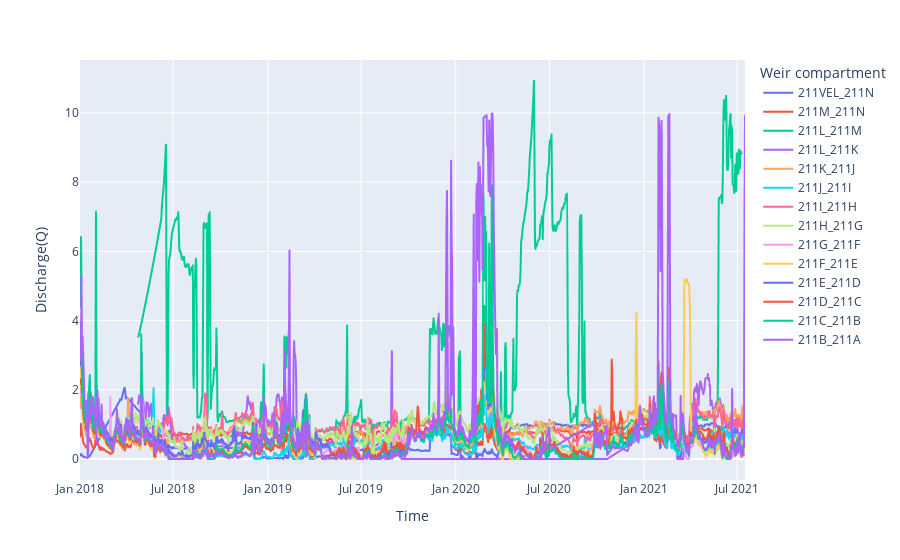

This figure's notebook cell:
### Code cell
import plotly.express as px 

fig = px.line(df_leijgraaf, x="Time", y="Discharge(Q)", color="Weir compartment")
fig.show()

### Figure 1 — Plotly figure (JSON) as saved in the notebook; plotly's stock layout.template omitted (floating-point values rounded to 4 significant figures; data arrays with more than 128 entries replaced by an {"elided": "..."} marker saying what was removed)
{"data": [{"hovertemplate": "Weir compartment=211VEL_211N<br>Time=%{x}<br>Discharge(Q)=%{y}<extra></extra>", "legendgroup": "211VEL_211N", "line": {"color": "#636efa", "dash": "solid"}, "marker": {"symbol": "circle"}, "mode": "lines", "name": "211VEL_211N", "showlegend": true, "type": "scattergl", "x": {"elided": "1292 str values"}, "xaxis": "x", "y": {"elided": "1292 float values"}, "yaxis": "y"}, {"hovertemplate": "Weir compartment=211M_211N<br>Time=%{x}<br>Discharge(Q)=%{y}<extra></extra>", "legendgroup": "211M_211N", "line": {"color": "#EF553B", "dash": "solid"}, "marker": {"symbol": "circle"}, "mode": "lines", "name": "211M_211N", "showlegend": true, "type": "scattergl", "x": {"elided": "1284 str values"}, "xaxis": "x", "y": {"elided": "1284 float values"}, "yaxis": "y"}, {"hovertemplate": "Weir compartment=211L_211M<br>Time=%{x}<br>Discharge(Q)=%{y}<extra></extra>", "legendgroup": "211L_211M", "line": {"color": "#00cc96", "dash": "solid"}, "marker": {"symbol": "circle"}, "mode": "lines", "name": "211L_211M", "showlegend": true, "type": "scattergl", "x": {"elided": "1173 str values"}, "xaxis": "x", "y": {"elided": "1173 float values"}, "yaxis": "y"}, {"hovertemplate": "Weir compartment=211L_211K<br>Time=%{x}<br>Discharge(Q)=%{y}<extra></extra>", "legendgroup": "211L_211K", "line": {"color": "#ab63fa", "dash": "solid"}, "marker": {"symbol": "circle"}, "mode": "lines", "name": "211L_211K", "showlegend": true, "type": "scattergl", "x": {"elided": "1180 str values"}, "xaxis": "x", "y": {"elided": "1180 float values"}, "yaxis": "y"}, {"hovertemplate": "Weir compartment=211K_211J<br>Time=%{x}<br>Discharge(Q)=%{y}<extra></extra>", "legendgroup": "211K_211J", "line": {"color": "#FFA15A", "dash": "solid"}, "marker": {"symbol": "circle"}, "mode": "lines", "name": "211K_211J", "showlegend": true, "type": "scattergl", "x": {"elided": "1292 str values"}, "xaxis": "x", "y": {"elided": "1292 float values"}, "yaxis": "y"}, {"hovertemplate": "Weir compartment=211J_211I<br>Time=%{x}<br>Discharge(Q)=%{y}<extra></extra>", "legendgroup": "211J_211I", "line": {"color": "#19d3f3", "dash": "solid"}, "marker": {"symbol": "circle"}, "mode": "lines", "name": "211J_211I", "showlegend": true, "type": "scattergl", "x": {"elided": "1292 str values"}, "xaxis": "x", "y": {"elided": "1292 float values"}, "yaxis": "y"}, {"hovertemplate": "Weir compartment=211I_211H<br>Time=%{x}<br>Discharge(Q)=%{y}<extra></extra>", "legendgroup": "211I_211H", "line": {"color": "#FF6692", "dash": "solid"}, "marker": {"symbol": "circle"}, "mode": "lines", "name": "211I_211H", "showlegend": true, "type": "scattergl", "x": {"elided": "1292 str values"}, "xaxis": "x", "y": {"elided": "1292 float values"}, "yaxis": "y"}, {"hovertemplate": "Weir compartment=211H_211G<br>Time=%{x}<br>Discharge(Q)=%{y}<extra></extra>", "legendgroup": "211H_211G", "line": {"color": "#B6E880", "dash": "solid"}, "marker": {"symbol": "circle"}, "mode": "lines", "name": "211H_211G", "showlegend": true, "type": "scattergl", "x": {"elided": "1292 str values"}, "xaxis": "x", "y": {"elided": "1292 float values"}, "yaxis": "y"}, {"hovertemplate": "Weir compartment=211G_211F<br>Time=%{x}<br>Discharge(Q)=%{y}<extra></extra>", "legendgroup": "211G_211F", "line": {"color": "#FF97FF", "dash": "solid"}, "marker": {"symbol": "circle"}, "mode": "lines", "name": "211G_211F", "showlegend": true, "type": "scattergl", "x": {"elided": "1292 str values"}, "xaxis": "x", "y": {"elided": "1292 float values"}, "yaxis": "y"}, {"hovertemplate": "Weir compartment=211F_211E<br>Time=%{x}<br>Discharge(Q)=%{y}<extra></extra>", "legendgroup": "211F_211E", "line": {"color": "#FECB52", "dash": "solid"}, "marker": {"symbol": "circle"}, "mode": "lines", "name": "211F_211E", "showlegend": true, "type": "scattergl", "x": {"elided": "1292 str values"}, "xaxis": "x", "y": {"elided": "1292 float values"}, "yaxis": "y"}, {"hovertemplate": "Weir compartment=211E_211D<br>Time=%{x}<br>Discharge(Q)=%{y}<extra></extra>", "legendgroup": "211E_211D", "line": {"color": "#636efa", "dash": "solid"}, "marker": {"symbol": "circle"}, "mode": "lines", "name": "211E_211D", "showlegend": true, "type": "scattergl", "x": {"elided": "1292 str values"}, "xaxis": "x", "y": {"elided": "1292 float values"}, "yaxis": "y"}, {"hovertemplate": "Weir compartment=211D_211C<br>Time=%{x}<br>Discharge(Q)=%{y}<extra></extra>", "legendgroup": "211D_211C", "line": {"color": "#EF553B", "dash": "solid"}, "marker": {"symbol": "circle"}, "mode": "lines", "name": "211D_211C", "showlegend": true, "type": "scattergl", "x": {"elided": "1292 str values"}, "xaxis": "x", "y": {"elided": "1292 float values"}, "yaxis": "y"}, {"hovertemplate": "Weir compartment=211C_211B<br>Time=%{x}<br>Discharge(Q)=%{y}<extra></extra>", "legendgroup": "211C_211B", "line": {"color": "#00cc96", "dash": "solid"}, "marker": {"symbol": "circle"}, "mode": "lines", "name": "211C_211B", "showlegend": true, "type": "scattergl", "x": {"elided": "1292 str values"}, "xaxis": "x", "y": {"elided": "1292 float values"}, "yaxis": "y"}, {"hovertemplate": "Weir compartment=211B_211A<br>Time=%{x}<br>Discharge(Q)=%{y}<extra></extra>", "legendgroup": "211B_211A", "line": {"color": "#ab63fa", "dash": "solid"}, "marker": {"symbol": "circle"}, "mode": "lines", "name": "211B_211A", "showlegend": true, "type": "scattergl", "x": {"elided": "1292 str values"}, "xaxis": "x", "y": {"elided": "1292 float values"}, "yaxis": "y"}], "layout": {"legend": {"title": {"text": "Weir compartment"}, "tracegroupgap": 0}, "margin": {"t": 60}, "xaxis": {"anchor": "y", "domain": [0, 1], "title": {"text": "Time"}}, "yaxis": {"anchor": "x", "domain": [0, 1], "title": {"text": "Discharge(Q)"}}}}
